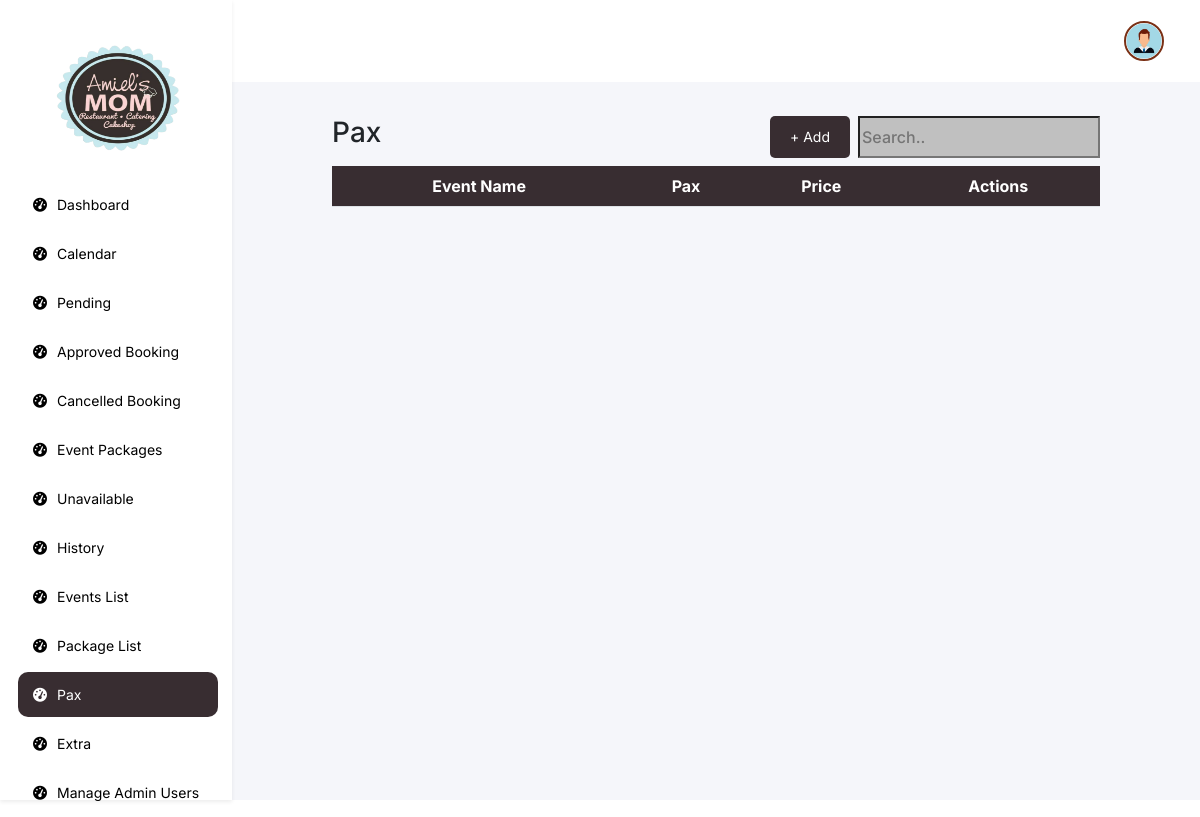
Before: /features/admin/web/pax.php (signed in) with the older database file.
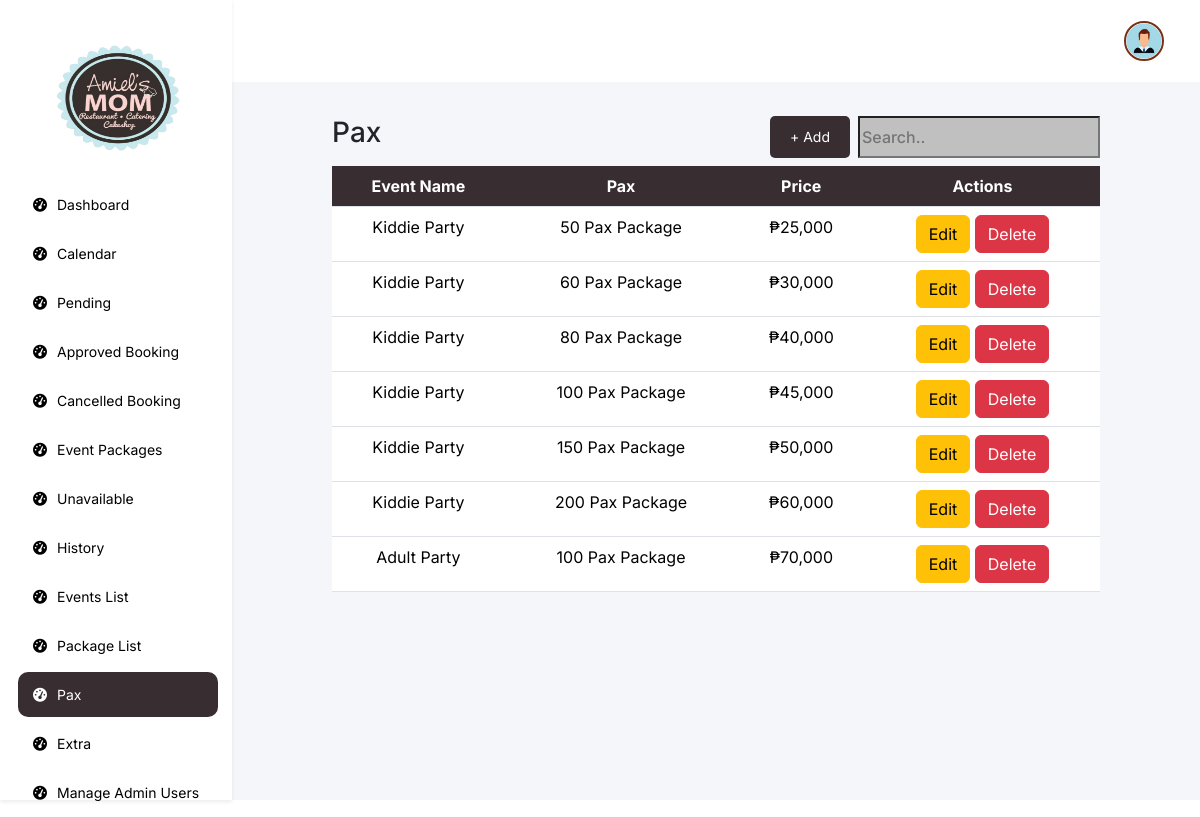
After: the same page with the newer database file.
### tables this page shows
CREATE TABLE `pax` (
  `id` int(11) NOT NULL,
  `type_of_event` varchar(255) NOT NULL,
  `pax` varchar(255) NOT NULL,
  `price` decimal(10,2) NOT NULL
);

### features/admin/web/pax.php (the view, shortened to what the changed rows need)
<?php
require '../../../db.php';
$query = "SELECT * FROM pax";
$result = $conn->query($query);
?>
<!DOCTYPE html>
<html lang="en">
<head>
    <link rel="stylesheet" href="https://cdnjs.cloudflare.com/ajax/libs/font-awesome/6.0.0-beta3/css/all.min.css">
    <link href="https://cdn.jsdelivr.net/npm/bootstrap@5.3.3/dist/css/bootstrap.min.css" rel="stylesheet"
>
    <link href="https://cdn.jsdelivr.net/npm/sweetalert2@11.5.0/dist/sweetalert2.min.css" rel="stylesheet">
    <link rel="stylesheet" href="../css/index.css">
</head>
<body>
    <div class="content flex-grow-1">
        <div class="container mt-4">
            <div class="table-responsive">
            <table class="table">
                    <thead>
                        <tr>
                            <th scope="col">Event Name</th>
                            <th scope="col">Pax</th>
                            <th scope="col">Price</th>
                            <th scope="col">Actions</th>
                        </tr>
                    </thead>
                    <tbody>
                        <?php while ($row = $result->fetch_assoc()): ?>
                            <tr>
                                <td><?php echo htmlspecialchars($row['type_of_event']); ?></td>
                                <td><?php echo htmlspecialchars($row['pax']); ?></td>
                                <td>₱<?php echo number_format(htmlspecialchars($row['price'], ENT_QUOTES, 'UTF-8'), 0, '.', ','); ?></td>
                                <td>
                                    <button class="btn btn-warning edit-btn" data-id="<?php echo $row['id']; ?>"
                                        data-event_name="<?php echo htmlspecialchars($row['type_of_event']); ?>"
                                        data-pax="<?php echo htmlspecialchars($row['pax']); ?>"
                                        data-price="<?php echo htmlspecialchars($row['price']); ?>"
                                        data-bs-toggle="modal" data-bs-target="#events_list">Edit</button>
                                    <form method="POST" action="../function/php/pax.php" style="display:inline;">
                                        <button type="submit" name="action" value="delete"
                                            class="btn btn-danger">Delete</button>
                                    </form>
                                </td>
                            </tr>
                        <?php endwhile; ?>
                    </tbody>
                </table>
</html>

Changed rows visible on the page:
added pax: type_of_event "Kiddie Party", pax "50 Pax Package", price "25,000"
added pax: type_of_event "Kiddie Party", pax "60 Pax Package", price "30,000"
added pax: type_of_event "Kiddie Party", pax "80 Pax Package", price "40,000"
added pax: type_of_event "Kiddie Party", pax "100 Pax Package", price "45,000"
added pax: type_of_event "Kiddie Party", pax "150 Pax Package", price "50,000"
added pax: type_of_event "Kiddie Party", pax "200 Pax Package", price "60,000"
added pax: type_of_event "Adult Party", pax "100 Pax Package", price "70,000"
